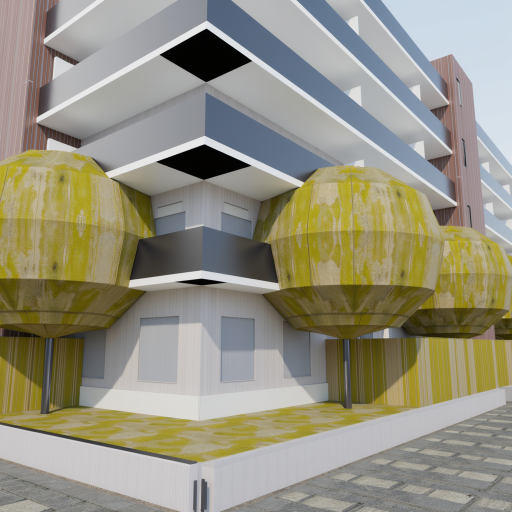
#> input picture apps/render-service/refs/renders/flux_style_img2img/20260606_015649_flux_str035_s42.png, 1024 x 1024 px (shown at 1/2 size)
$ python postprod.py ../refs/renders/flux_style_img2img --out out.png
#> lines starting #> are read from the running program, lines starting #| are printed output that depends on the picture
#> in main, img is the input picture: PIL image 1024x1024 RGB; mean R, G, B 148.8, 145.4, 127.6
"""Post-prod auto pipeline for archviz renders.

Studios archi viz spend 50% of their time in Photoshop after V-Ray finishes.
This module automates the cheap-and-honest version of that polish pass :

- Color grading via a 3D LUT (Architectural Digest warm-shadow / cold-highlight)
- Vignette (subtle radial falloff)
- Film grain 35mm (fine noise)
- Sharpening (unsharp mask)
- Optional sky replacement (paste a dramatic HDR sky into the upper portion)

All operations are pillow / numpy / opencv on CPU — no GPU needed. A full
2048² render is processed in ~0.5 s.

Usage from another script :

    from src.postprod import postprod_image
    polished = postprod_image(pil_img, preset="brochure")
    polished.save("out.png")

Or as a CLI on a directory :

    python -m src.postprod refs/renders/multiview_44_boosted/ \
        --out refs/renders/multiview_44_boosted_polished/
"""
from __future__ import annotations

import argparse
import io
import math
from pathlib import Path
from typing import Optional

import numpy as np
from PIL import Image, ImageEnhance, ImageFilter


# ─── Color grading ────────────────────────────────────────────────────────


def _apply_curve(arr: np.ndarray, shadow_warm: float = 0.06,
                 highlight_cool: float = 0.04,
                 contrast: float = 1.08) -> np.ndarray:
    """Architectural Digest grade : push shadows toward orange,
    highlights toward blue, lift contrast slightly.

    arr is HxWx3 float32 in [0, 1] sRGB.
    """
#> called with shadow_warm = 0.07, highlight_cool = 0.05, contrast = 1.1
    # Per-channel luminance proxy for shadow/highlight masks.
    lum = 0.2126 * arr[..., 0] + 0.7152 * arr[..., 1] + 0.0722 * arr[..., 2]
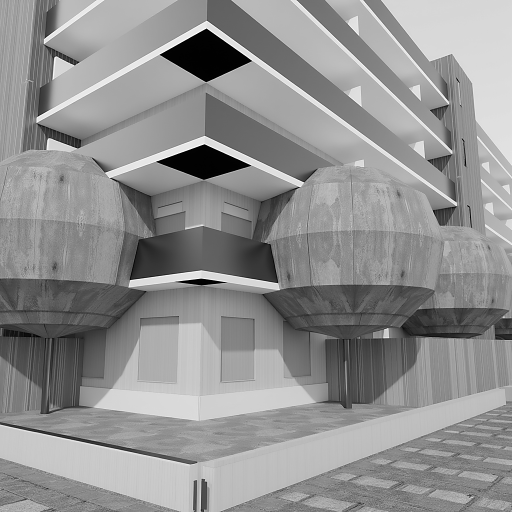
#> lum: shape (1024, 1024) float32 (shown at 1/2 size); min 0, max 1, mean 0.568
    shadow_mask = np.clip(1.0 - lum * 1.6, 0.0, 1.0)[..., None]
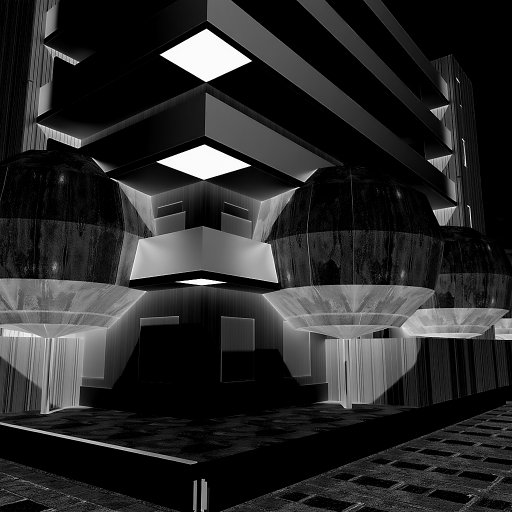
#> shadow_mask: shape (1024, 1024, 1) float32 (shown at 1/2 size); min 0, max 1, mean 0.162
    highlight_mask = np.clip((lum - 0.55) * 2.2, 0.0, 1.0)[..., None]
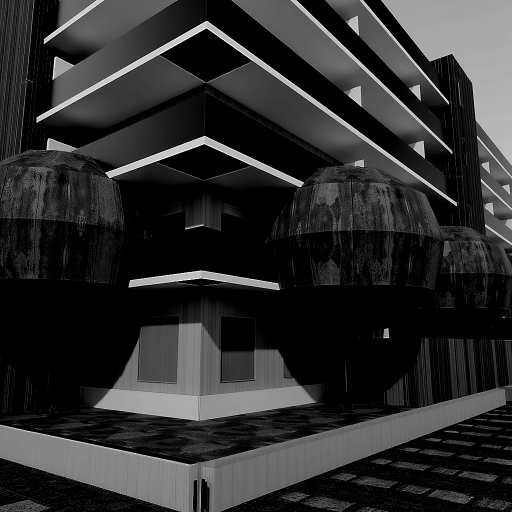
#> highlight_mask: shape (1024, 1024, 1) float32 (shown at 1/2 size); min 0, max 0.99, mean 0.179

    warm_tint = np.array([1.0, 0.78, 0.45], dtype=np.float32)
    cool_tint = np.array([0.55, 0.78, 1.0], dtype=np.float32)

    out = arr.copy()
    out += shadow_mask * shadow_warm * (warm_tint - 0.5)
    out += highlight_mask * highlight_cool * (cool_tint - 0.5)

    # Contrast around mid-grey.
    out = 0.5 + (out - 0.5) * contrast

    return np.clip(out, 0.0, 1.0)
#> returned value: shape (1024, 1024, 3) float32


# ─── Vignette ─────────────────────────────────────────────────────────────


def _vignette(arr: np.ndarray, strength: float = 0.18) -> np.ndarray:
    """Subtle radial darkening at the corners. strength 0.15-0.25 = magazine."""
#> called with strength = 0.2
    h, w, _ = arr.shape
#> h = 1024; w = 1024
    cx, cy = w / 2.0, h / 2.0
#> cx = 512; cy = 512
    yy, xx = np.mgrid[0:h, 0:w].astype(np.float32)
    r = np.sqrt((xx - cx) ** 2 + (yy - cy) ** 2)
    r /= r.max() or 1.0
    falloff = 1.0 - strength * (r ** 2.2)
    return np.clip(arr * falloff[..., None], 0.0, 1.0)
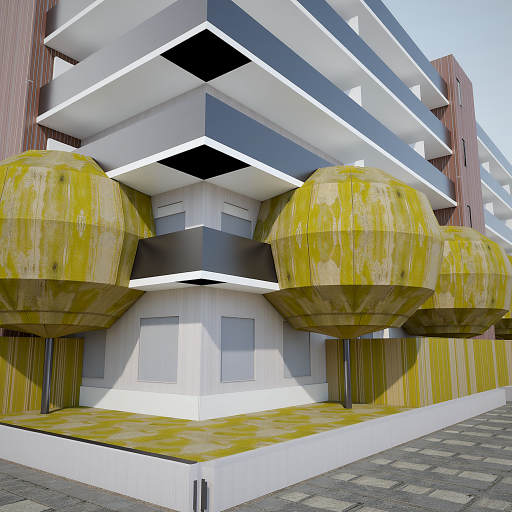
#> returned value: shape (1024, 1024, 3) float32 (shown at 1/2 size); mean of channels 0, 1, 2 0.56, 0.546, 0.472; drawn as R, G, B


# ─── Film grain ───────────────────────────────────────────────────────────


def _grain(arr: np.ndarray, amount: float = 0.012, rng: Optional[np.random.Generator] = None) -> np.ndarray:
    """Fine 35mm film grain. amount 0.01-0.02 = magazine-tier."""
#> called with amount = 0.014
    if rng is None:
        rng = np.random.default_rng(1234)
    noise = rng.standard_normal(arr.shape[:2]).astype(np.float32)
    return np.clip(arr + noise[..., None] * amount, 0.0, 1.0)


# ─── Sharpening ───────────────────────────────────────────────────────────


def _sharpen(img: Image.Image, radius: float = 1.2, percent: int = 130, threshold: int = 3) -> Image.Image:
    """Unsharp mask. Defaults match Lightroom 'sharpen lightly'."""
    return img.filter(ImageFilter.UnsharpMask(radius=radius, percent=percent, threshold=threshold))


# ─── Sky replacement (optional) ───────────────────────────────────────────


def _replace_sky(img: Image.Image, sky_path: Path, mask_threshold: float = 0.78) -> Image.Image:
    """Composite a dramatic sky over the bright upper portion of `img`.

    Cheap heuristic mask : sky = pixels whose luminance > `mask_threshold`
    AND whose blue channel dominates. Good enough for blue/cloudy backgrounds
    that the AI render produced ; not robust for foggy or dawn skies.
    """
    sky = Image.open(sky_path).convert("RGB").resize(img.size, Image.LANCZOS)
    img_arr = np.asarray(img, dtype=np.float32) / 255.0
    sky_arr = np.asarray(sky, dtype=np.float32) / 255.0

    lum = 0.2126 * img_arr[..., 0] + 0.7152 * img_arr[..., 1] + 0.0722 * img_arr[..., 2]
    blue_dom = img_arr[..., 2] > (img_arr[..., 0] + img_arr[..., 1]) / 2.0 - 0.04
    mask = ((lum > mask_threshold) & blue_dom).astype(np.float32)

    # Feather the mask to avoid hard edges.
    mask_img = Image.fromarray((mask * 255).astype(np.uint8), mode="L")
    mask_img = mask_img.filter(ImageFilter.GaussianBlur(radius=6))
    mask = np.asarray(mask_img, dtype=np.float32)[..., None] / 255.0

    out = img_arr * (1.0 - mask) + sky_arr * mask
    return Image.fromarray(np.clip(out * 255, 0, 255).astype(np.uint8))


# ─── Main entrypoint ──────────────────────────────────────────────────────


PRESETS = {
    "brochure": {
        "shadow_warm": 0.07,
        "highlight_cool": 0.05,
        "contrast": 1.10,
        "vignette": 0.20,
        "grain": 0.014,
        "sharpen": True,
    },
    "subtle": {
        "shadow_warm": 0.04,
        "highlight_cool": 0.03,
        "contrast": 1.05,
        "vignette": 0.12,
        "grain": 0.008,
        "sharpen": True,
    },
    "cinematic": {
        "shadow_warm": 0.10,
        "highlight_cool": 0.08,
        "contrast": 1.14,
        "vignette": 0.28,
        "grain": 0.018,
        "sharpen": True,
    },
}


def postprod_image(img: Image.Image, preset: str = "brochure",
                   sky_path: Optional[Path] = None,
                   seed: int = 1234) -> Image.Image:
    """Apply the full post-prod pipeline. Returns a fresh PIL.Image."""
    if preset not in PRESETS:
        raise ValueError(f"unknown preset {preset!r}, available : {list(PRESETS)}")
    cfg = PRESETS[preset]
    if sky_path is not None and Path(sky_path).exists():
        img = _replace_sky(img, Path(sky_path))
    if cfg["sharpen"]:
        img = _sharpen(img)
    arr = np.asarray(img.convert("RGB"), dtype=np.float32) / 255.0
    arr = _apply_curve(arr, cfg["shadow_warm"], cfg["highlight_cool"], cfg["contrast"])
    arr = _vignette(arr, cfg["vignette"])
    rng = np.random.default_rng(seed)
    arr = _grain(arr, cfg["grain"], rng=rng)
    return Image.fromarray(np.clip(arr * 255, 0, 255).astype(np.uint8))
#> returned value: PIL image 1024x1024 RGB


def main():
    ap = argparse.ArgumentParser(description=__doc__)
    ap.add_argument("input_dir", type=Path)
    ap.add_argument("--out", type=Path, required=True)
    ap.add_argument("--preset", default="brochure", choices=list(PRESETS))
    ap.add_argument("--sky", type=Path, default=None,
                    help="Optional sky replacement HDR (jpeg/png)")
    args = ap.parse_args()

    args.out.mkdir(parents=True, exist_ok=True)
    pngs = sorted(args.input_dir.rglob("*.png"))
    if not pngs:
        print(f"no PNG found in {args.input_dir}")
        return

    print(f"post-prod {len(pngs)} PNGs : preset={args.preset} sky={args.sky}")
    for p in pngs:
        img = Image.open(p)
        out = postprod_image(img, preset=args.preset, sky_path=args.sky)
        rel = p.relative_to(args.input_dir)
        dest = args.out / rel
        dest.parent.mkdir(parents=True, exist_ok=True)
        out.save(dest)
        print(f"  ✓ {p.name} → {dest}")
#> pass 2 of the loop in main, `for p in pngs:`:
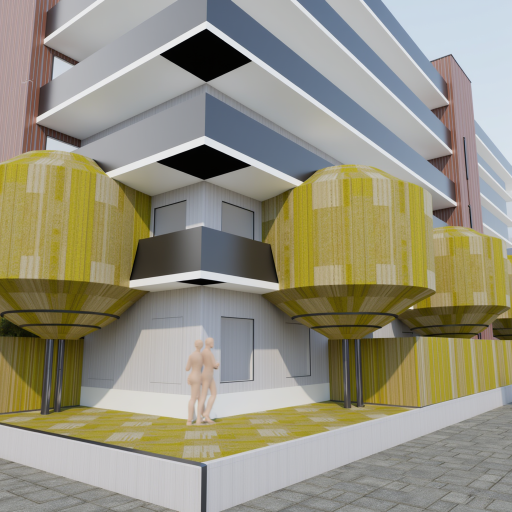
#> input picture apps/render-service/refs/renders/flux_style_img2img/20260606_015649_flux_str050_s42.png, 1024 x 1024 px (shown at 1/2 size)
#> in main, img is the input picture: PIL image 1024x1024 RGB; mean R, G, B 149.3, 145.6, 127.6
#> in _apply_curve (call 2), `highlight_mask = np.clip((lum - 0.55) * 2.2, 0.0, 1.0)[..., None]`:
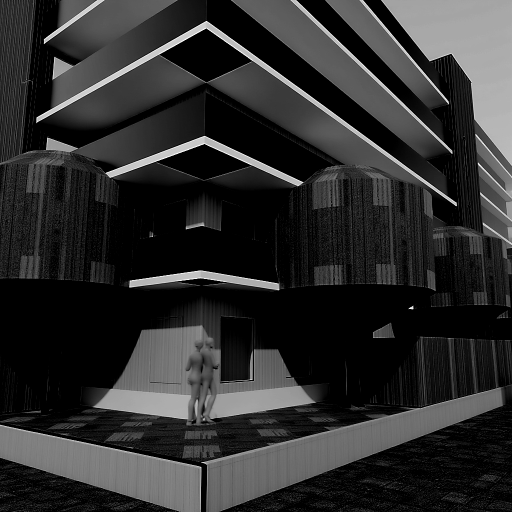
#> highlight_mask: shape (1024, 1024, 1) float32 (shown at 1/2 size); min 0, max 0.99, mean 0.18
#> in _vignette (call 2), `return np.clip(arr * falloff[..., None], 0.0, 1.0)`:
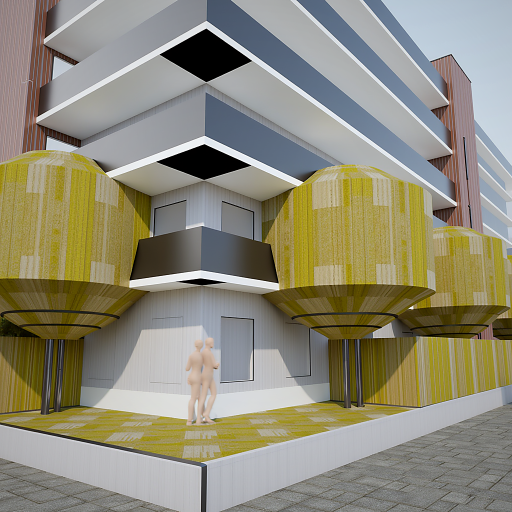
#> returned value: shape (1024, 1024, 3) float32 (shown at 1/2 size); mean of channels 0, 1, 2 0.562, 0.547, 0.472; drawn as R, G, B


if __name__ == "__main__":
    main()
